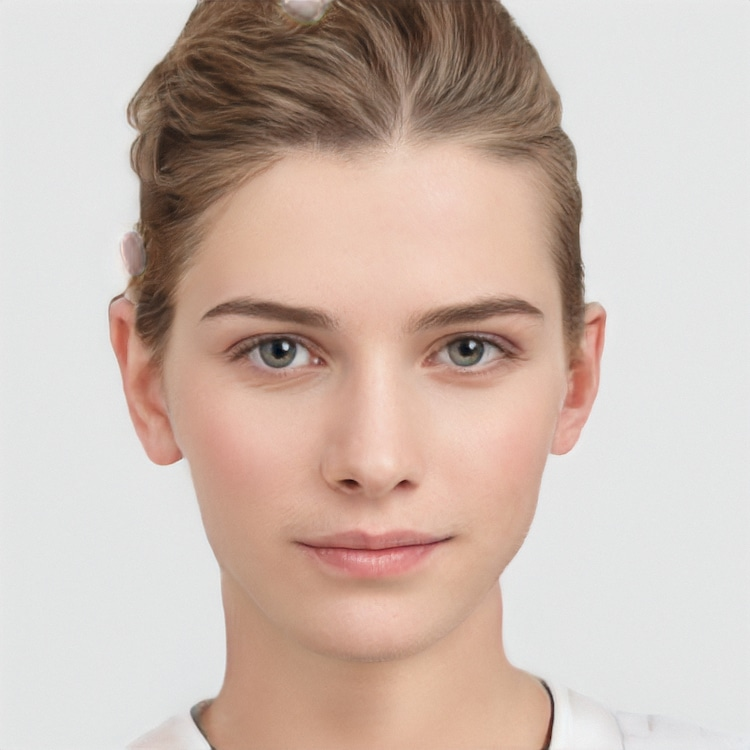
#> input picture FaceDetection/Random.png, 750 x 750 px
$ python FaceDetection.py
#> lines starting #> are read from the running program, lines starting #| are printed output that depends on the picture; after the words box and inside, x2 and y2 are one past the last pixel; in counts of white or black regions, pixels touching at a corner belong together
import cv2
from random import randrange

# STEP 1: Get a scrap-load of faces
# Load some pre-trained data on face frontals from opencv (haar cascade algorithm)
trained_face_data = cv2.CascadeClassifier('haarcascade_frontalface_default.xml')
# Choose an image to detect faces in
img = cv2.imread('Random.png')
#> img is the input picture: shape (750, 750, 3); mean B, G, R 176.5, 186.4, 205.1

# STEP 2: Convert to grayscale
grayscaled_img = cv2.cvtColor(img, cv2.COLOR_BGR2GRAY)
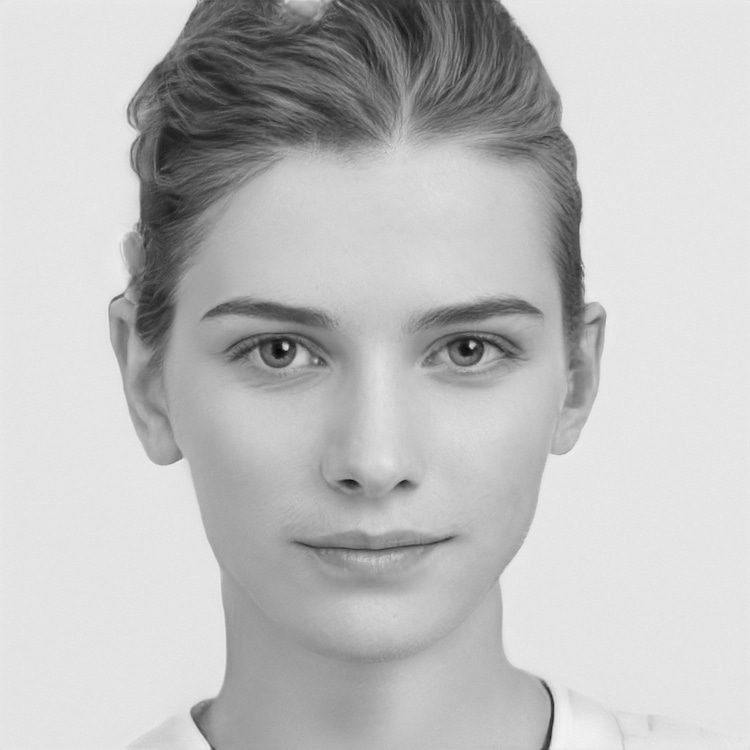
#> grayscaled_img: shape (750, 750); min 7, max 244, mean 190.8

# STEP 3: Train the algorithm to detect faces
#Detect face
face_coordinates = trained_face_data.detectMultiScale(grayscaled_img)
#> face_coordinates = [[112, 151, 509, 509]]
# x and y are coordinates of the top left point. w is the width and h is the height
for (x, y, w, h) in face_coordinates:
    cv2.rectangle(img, (x, y), (x + w, y + h), (randrange(128, 256), randrange(128, 256), randrange(128, 256)), 5) # First coordinates, second coordinates, BGR color, thickness
#> this loop made 1 pass
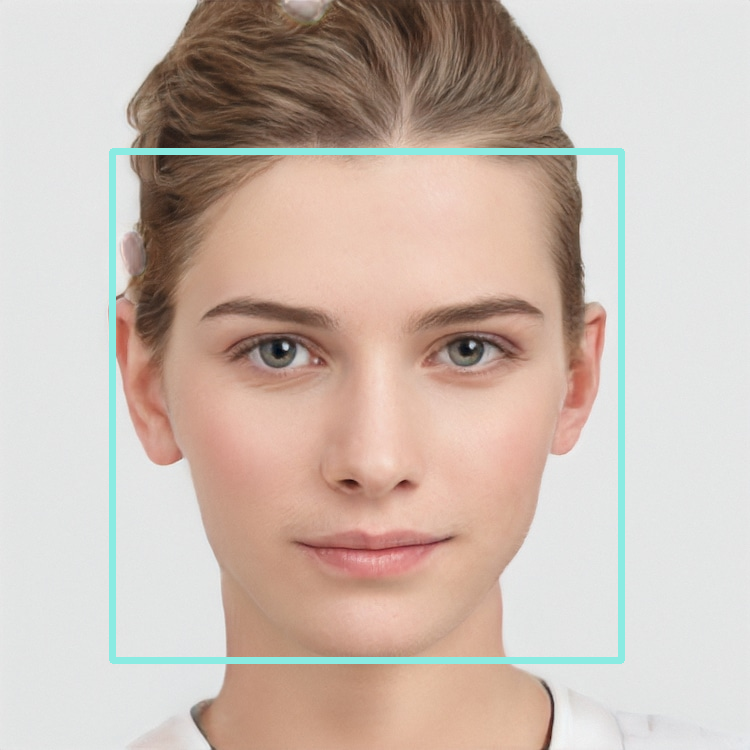
#> img: shape (750, 750, 3); 2.53% of pixels changed, all inside (x1, y1, x2, y2) = (109, 148, 625, 664)

# Show the image and immediately close it
cv2.imshow('Face Detector', img)
# Wait until you press any key
cv2.waitKey()
print('#----------------------------#\n\tCode Completed')
